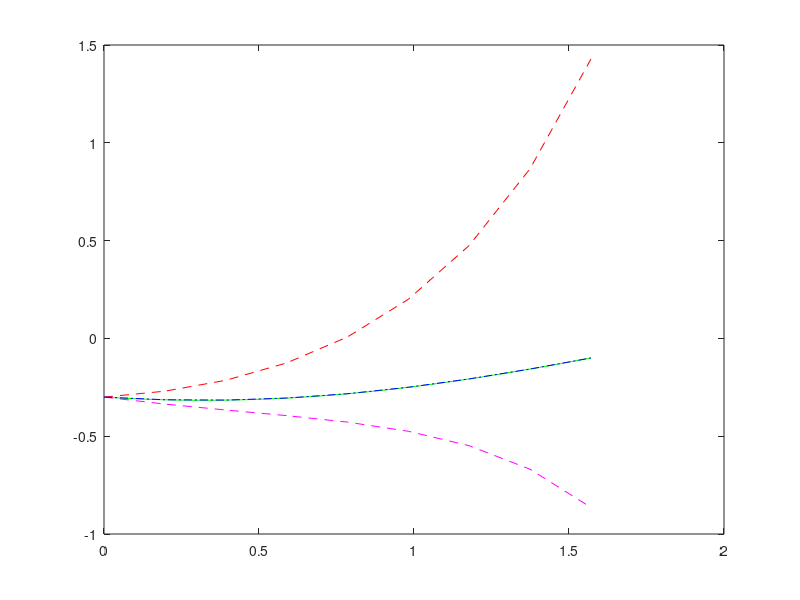

This chart was generated by the following MATLAB code:
clear all
close all

x_final=pi/2;
h=pi/16;
z=[0 0 0];
finval=[0 0 0];
str2='u_2+2*u_1+cos(x)';
x=0:pi/100:pi/2;
y_exact=-1/10*(sin(x)+3*cos(x));
plot(x,y_exact,'g');
hold on
for j=1:3
    iter=1;
    u1=-0.3;
    y1(1)=u1;
    if j==1
        z(j)=0.1;
    end
    if j==2
        z(j)=-0.2;
    end
    u2=z(j);
    y2(iter)=u2;
    iter=iter+1;
    for i=0:h:x_final-h
        x=i;
        u_1=u1;
        u_2=u2;
        k11=u_2;
        k12=eval(str2);
    
        x=i+h/2;
        u_1=u1+h/2*k11;
        u_2=u2+h/2*k12;
        k21=u_2;
        k22=eval(str2);
    
        u_1=u1+h/2*k21;
        u_2=u2+h/2*k22;
        k31=u_2;
        k32=eval(str2); 
    
        x=i+h;
        u_1=u1+h*k31;
        u_2=u2+h*k32;
        k41=u_2;
        k42=eval(str2);   

        u1=u1+1/6*h*(k11+2*k21+2*k31+k41);
        u2=u2+1/6*h*(k12+2*k22+2*k32+k42);
        y1(iter)=u1;
        y2(iter)=u2;
        iter=iter+1;
    end
    finval(j)=y1(numel(y1));
if j==1
    plot(0:h:pi/2,y1,'r--');
    hold on
elseif j==2
    plot(0:h:pi/2,y1,'m--');
    hold on
else
    plot(0:h:pi/2,y1,'b-.');
    hold on
end
if j==2
    z(3)=z(1)+(z(2)-z(1))*(-0.1-finval(1))/(finval(2)-finval(1));
end
end
